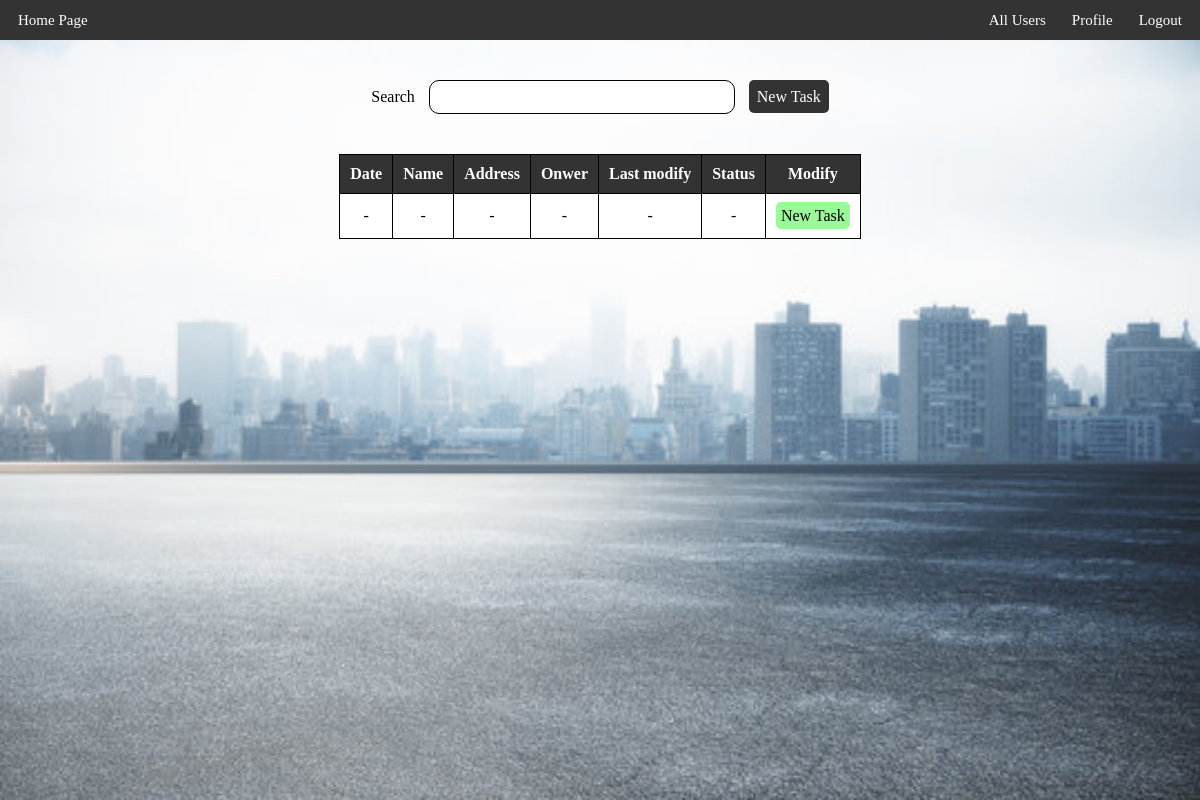
Page /home/ (signed in) on the earlier database version.
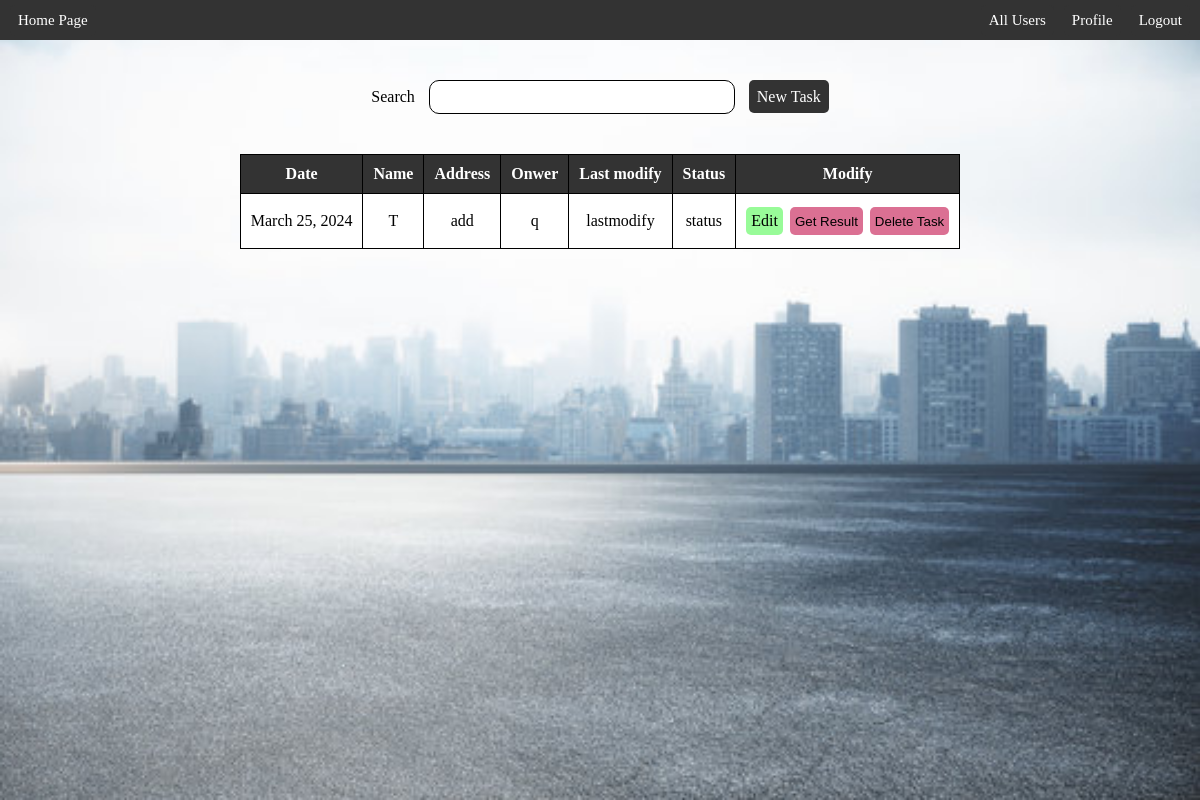
Same page on the later database version.
### tasks/models.py (models this page shows, shortened)
class Task(models.Model):
    name = models.CharField(max_length=64,default="-")
    address = models.CharField(max_length=64,default="-")
    owner = models.CharField(max_length=64,default="-")
    date = models.DateField(auto_now_add=True)

### users/views.py (the view)
# urls.py: 2. Add a URL to urlpatterns:  path('', views.home, name='home')
@login_required
def home(request):
    task = Task.objects.all()
    return render(request, 'users/index.html',{ 'tasks': task})

### users/templates/users/index.html (shortened to what this page needs)
{% extends './headerLayout.html' %}
{% load static %}
{% block link %}
    <link rel="stylesheet" href="../../static/users/index.css">
{% endblock %}
{% block body %}
            <div class="search">
                <label for="search" style="margin-right: 10px;">Search</label>
                <input type="text" class="searchbar" id="searchInput">
                <a href="{% url 'newtask' %}" class="add">New Task</a>
            </div>
            <div class="maincontent">
                <table>
                    <tr>
                        <th>Date</th>
                        <th>Name</th>
                        <th>Address</th>
                        <th>Onwer</th>
                        <th>Last modify</th>
                        <th>Status</th>
                        <th>Modify</th>
                    </tr>
                    {% for task in tasks %}
                        <tr>
                            <td>{{ task.date }}</td>
                            <td>{{ task.name }}</td>
                            <td>{{ task.address }}</td>
                            <td>{{ task.owner }}</td>
                            <td> lastmodify </td>
                            <td> status </td>
                            <td>
                                <div class="allbtn">
                                    <a href="{% url 'task' name=task.name  %}" class="edit">Edit</a>
                                    <form action="{% url 'result' %}" method="post">
                                        <button type="submit" class="delete" name="taskid" value="{{task.id}}">Get Result</button>
                                    </form>
                                    <form action="{% url 'deletetask' %}" method="post">
                                        <button type="submit" class="delete" name="taskid" value="{{task.id}}">Delete Task</button>
                                    </form>
                                </div>
                            </td>
                        </tr>
                        {% empty %}
                        <tr>
                            <td>-</td>
                            <td>-</td>
                            <td>-</td>
                            <td>-</td>
                            <td>-</td>
                            <td>-</td>
                            <td>
                                <div>
                                    <a href="{% url 'newtask' %}" class="newtask">New Task</a>
                                </div>
                            </td>
                        </tr>
                    {% endfor %}
                </table>
            </div>
        </div>
{% endblock %}

### users/templates/users/headerLayout.html (shortened to what this page needs)
{% load static %}
<!DOCTYPE html>
<html lang="en">
<head>
    {% block link %}
    {% endblock %}
    <link rel="stylesheet" href="../../static/users/header.css">
</head>
<body>
    <div class="container">
        <header class="head">
            <a href="/home">Home Page</a>
            <div class="right">
                {% if user.is_staff %}
                    <a href="{% url 'userconfig' %}">All Users</a>
                    {% endif %}
                {% if user.is_authenticated %}
                    <a href="#">Profile</a>
                    <a href="{% url 'logout' %}">Logout</a>
                {% endif %}
            </div>
        </header>
        <div class="main">
            {% block body %}
            {% endblock %}
        </div>
</body>
</html>

### users/static/users/index.css (style rules this page uses)
body { margin: 0px; }
.maincontent { margin-top: 5dvh; }
th , td { padding-right: 20px; }
td a { text-decoration: none; color: black; }
.searchbar { height: 30px; width: 300px; border-radius: 10px; border: 1px solid black; }
.search { margin-top: 5dvh; }
.add { text-decoration: none; color: white; background-color: #333; padding: 8px; margin-left: 10px; border-radius: 5px; }
table { width: 100%; border-collapse: collapse; border: 1px solid #000000; }
th, td { padding: 10px; text-align: center; border-bottom: 1px solid #000000; border-right: 1px solid #000000; max-width: 125px; overflow: hidden; white-space: nowrap; text-overflow: ellipsis; }
tr td { padding: 13px 10px; }
th:last-child, td:last-child { border-right: none; max-width: 225px; }
tr:last-child td { border-bottom: none; }
tr { background-color: #ffffff; }
th { background-color: #333; color: white; }
a { text-decoration: none; color: white; }
.edit { background-color: palegreen; padding: 5px; border-radius: 5px; }
.delete { margin-left: 7px; background-color: palevioletred; padding: 5px; border-radius: 5px; border: none; cursor: pointer; height: 100%; }
.allbtn { display: flex; flex-direction: row; }

### users/static/users/header.css (style rules this page uses)
body { margin: 0px; }
.main { grid-area: main; background-image: url('back1.png'); background-size: cover; background-repeat: no-repeat; background-position: center; display: flex; flex-direction: column; align-items: center; height: 95vh; }
.container { display: grid; grid-template-areas: "header" "main"; }
.head { grid-area: header; background-color: #333; display: flex; align-items: center; height: 5dvh; min-height: 40px ; justify-content: space-between; }
.head a { text-decoration: none; display: block; text-align: center; color: white; margin-left: 10px; background-color: #333; padding: 7px 8px; font-size: 15px; border-radius: 5px; }
.right { display: flex; flex-direction: row; margin-right: 10px; }

Differences in the rows shown:
added Task: date "March 25, 2024", name "T", address "add", owner "q", {{ task.id }} 1 (drawn)
Other differences:
text no longer shown: "- - - - - - New Task"
